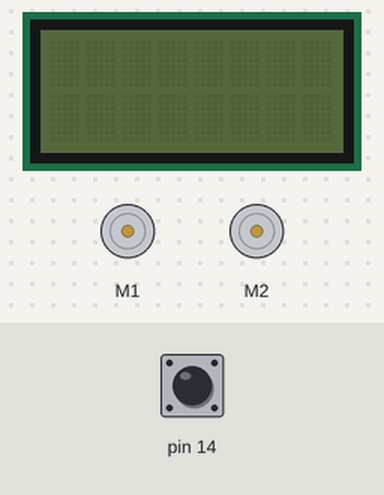
The sketch below on a simulated Arduino Leonardo, built with avr-gcc and run on an emulated ATmega32U4. Parts: 8×2 character LCD, 2 × DC motor (green arrow = forward, orange = backward, longer = faster). The test bench sets the inputs (shaded band); at power-on: pin 14 HIGH.

Above: at 0.8 s.
0.9 s: pin 14 pulled LOW for 0.15 s
At 1.5 s:
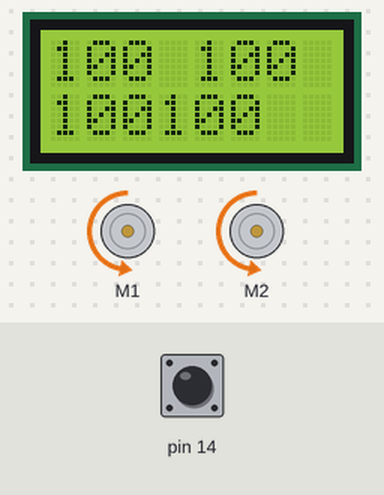
Timing chart, 0 to 9.9 s (numbered marks = the images above; inputs shaded):
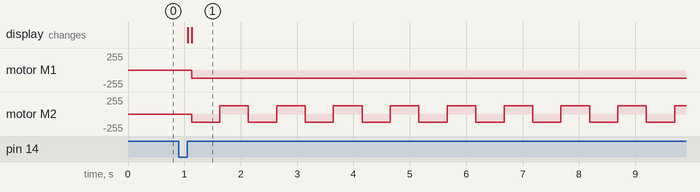

Measured:
- after the input at 0.9 s, motor M1: stopped → backward 127/255 after 0.23 s; motor M2: alternates forward 127/255 for 0.51 s and backward 127/255 for 0.50 s, starting after 0.23 s; the display: first changes after 0.16 s (image 1 shows a later state)

The sketch:

StayInLine.ino
```cpp
#include <Wire.h>
#include <Zumo32U4.h>

Zumo32U4LCD display;
Zumo32U4Motors motor;
Zumo32U4ButtonA buttonA;
Zumo32U4ButtonB buttonB;
Zumo32U4ButtonC buttonC;
Zumo32U4LineSensors lineSensors;
Zumo32U4ProximitySensors proxSensors;

#define NUM_SENSORS 5
uint16_t lineSensorValues[NUM_SENSORS];
bool useEmitters = true;
uint16_t surfaceBrightnes[2];

void setup() {
	lineSensors.initFiveSensors();
	buttonA.waitForButton();
	lineSensors.read(lineSensorValues, useEmitters ? QTR_EMITTERS_ON: QTR_EMITTERS_OFF);
	surfaceBrightnes[0] = lineSensorValues[0];
	surfaceBrightnes[1] = lineSensorValues[4];
}

void printReadingsToDisplay(){
	display.clear();
	display.gotoXY(0,0);
	display.print(surfaceBrightnes[0]);
	display.print(" ");
	display.print(surfaceBrightnes[1]);
	display.gotoXY(0,1);
	display.print(lineSensorValues[0]);
	display.print(lineSensorValues[4]);
}

void driveAwayFromLine(){
	motor.setSpeeds(-200, -200);
	delay(500);
	motor.setSpeeds(-200, 200);
	delay(500);
}

void checkForLine(){
	uint8_t lineTreshHold = 200;
	if(lineSensorValues[0] < surfaceBrightnes[0]-lineTreshHold || lineSensorValues[4] < surfaceBrightnes[1]-lineTreshHold){
		driveAwayFromLine();
	}
	else if(lineSensorValues[0] > surfaceBrightnes[0]+lineTreshHold || lineSensorValues[4] > surfaceBrightnes[1]+lineTreshHold){
		driveAwayFromLine();
	}
}

void loop() {
	lineSensors.read(lineSensorValues, useEmitters ? QTR_EMITTERS_ON: QTR_EMITTERS_OFF);
	printReadingsToDisplay();
	motor.setSpeeds(200, 200);
	checkForLine();
}
```
